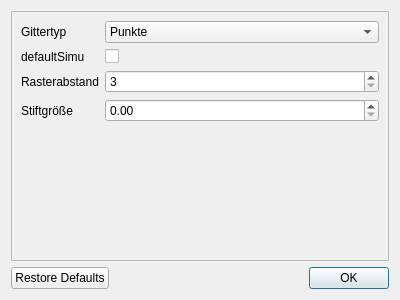
<?xml version="1.0" encoding="UTF-8"?>
<ui version="4.0">
 <class>SettingsDialog</class>
 <widget class="QDialog" name="SettingsDialog">
  <property name="geometry">
   <rect>
    <x>0</x>
    <y>0</y>
    <width>400</width>
    <height>300</height>
   </rect>
  </property>
  <property name="windowTitle">
   <string>Einstellungen</string>
  </property>
  <property name="windowIcon">
   <iconset resource="images.qrc">
    <normaloff>:/icon.png</normaloff>:/icon.png</iconset>
  </property>
  <layout class="QVBoxLayout" name="verticalLayout">
   <item>
    <widget class="QScrollArea" name="scrollArea">
     <property name="widgetResizable">
      <bool>true</bool>
     </property>
     <widget class="QWidget" name="scrollAreaWidgetContents">
      <property name="geometry">
       <rect>
        <x>0</x>
        <y>0</y>
        <width>380</width>
        <height>251</height>
       </rect>
      </property>
      <layout class="QFormLayout" name="formLayout">
       <item row="0" column="1">
        <widget class="QComboBox" name="gridType">
         <item>
          <property name="text">
           <string>Punkte</string>
          </property>
         </item>
         <item>
          <property name="text">
           <string>Linien</string>
          </property>
         </item>
        </widget>
       </item>
       <item row="1" column="0">
        <widget class="QLabel" name="defaultSimuLabel">
         <property name="text">
          <string>defaultSimu</string>
         </property>
        </widget>
       </item>
       <item row="1" column="1">
        <widget class="QCheckBox" name="defaultSimu">
         <property name="text">
          <string/>
         </property>
        </widget>
       </item>
       <item row="0" column="0">
        <widget class="QLabel" name="gridTypeLabel">
         <property name="text">
          <string>Gittertyp</string>
         </property>
        </widget>
       </item>
       <item row="2" column="1">
        <widget class="QSpinBox" name="rasterSize">
         <property name="minimum">
          <number>3</number>
         </property>
         <property name="maximum">
          <number>7</number>
         </property>
        </widget>
       </item>
       <item row="2" column="0">
        <widget class="QLabel" name="rasterSizeLabel">
         <property name="text">
          <string>Rasterabstand</string>
         </property>
        </widget>
       </item>
       <item row="3" column="0">
        <widget class="QLabel" name="penWidthLabel">
         <property name="text">
          <string>Stiftgröße</string>
         </property>
        </widget>
       </item>
       <item row="3" column="1">
        <widget class="QDoubleSpinBox" name="penWidth">
         <property name="maximum">
          <double>0.250000000000000</double>
         </property>
         <property name="singleStep">
          <double>0.050000000000000</double>
         </property>
        </widget>
       </item>
      </layout>
     </widget>
    </widget>
   </item>
   <item>
    <widget class="QDialogButtonBox" name="buttonBox">
     <property name="orientation">
      <enum>Qt::Horizontal</enum>
     </property>
     <property name="standardButtons">
      <set>QDialogButtonBox::Ok|QDialogButtonBox::RestoreDefaults</set>
     </property>
    </widget>
   </item>
  </layout>
 </widget>
 <resources>
  <include location="images.qrc"/>
 </resources>
 <connections>
  <connection>
   <sender>buttonBox</sender>
   <signal>accepted()</signal>
   <receiver>SettingsDialog</receiver>
   <slot>accept()</slot>
   <hints>
    <hint type="sourcelabel">
     <x>248</x>
     <y>254</y>
    </hint>
    <hint type="destinationlabel">
     <x>157</x>
     <y>274</y>
    </hint>
   </hints>
  </connection>
  <connection>
   <sender>buttonBox</sender>
   <signal>rejected()</signal>
   <receiver>SettingsDialog</receiver>
   <slot>reject()</slot>
   <hints>
    <hint type="sourcelabel">
     <x>316</x>
     <y>260</y>
    </hint>
    <hint type="destinationlabel">
     <x>286</x>
     <y>274</y>
    </hint>
   </hints>
  </connection>
 </connections>
</ui>
